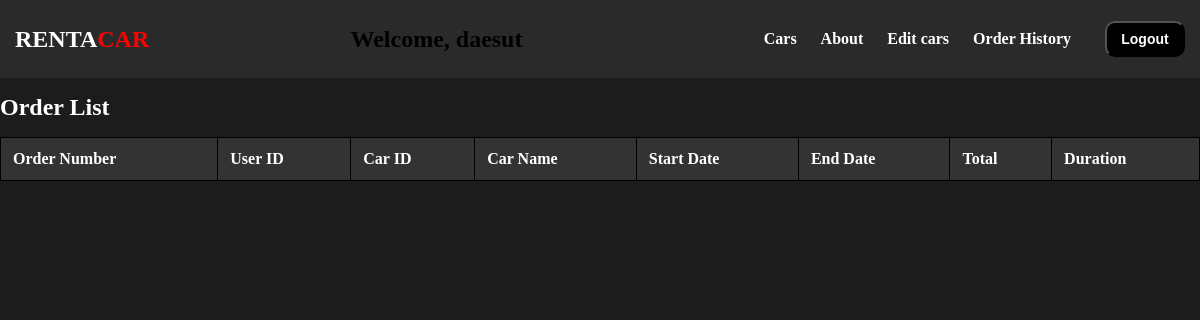
/order_list/ (signed in), run on an earlier commit of the app's database.
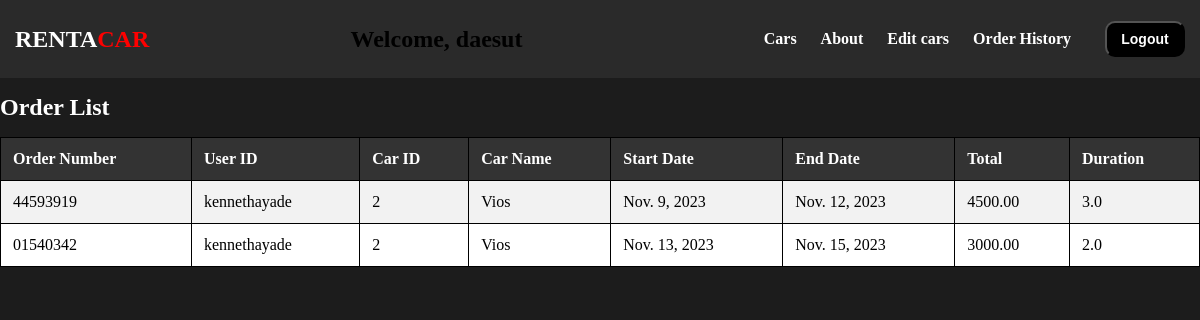
And on a later commit of the database.
### rentacar/models.py (models this page shows, shortened)
class Order(models.Model):
    PENDING = 0
    CONFIRMED = 1
    CANCELED = 2
    RESERVED = 3
    STATUS_CHOICES = [
        (PENDING, 'Pending'),
        (CONFIRMED, 'Confirmed'),
        (CANCELED, 'Canceled'),
        (RESERVED, 'Reserved')
    ]
    orderNumber = models.CharField(max_length=8, primary_key=True, unique=True)
    userid = models.ForeignKey(User, on_delete=models.CASCADE)
    carid = models.ForeignKey(Car, on_delete=models.CASCADE)
    carName = models.CharField(max_length=255)
    startDate = models.DateField(default=None)
    endDate = models.DateField(default=None)
    total = models.DecimalField(max_digits=10, decimal_places=2)
    duration = models.FloatField()
    status = models.IntegerField(choices=STATUS_CHOICES, default=PENDING)  # New status field

class Car(models.Model):
    CarID = models.AutoField(primary_key=True)
    carName = models.CharField(max_length=255)
    carType = models.CharField(max_length=100)
    carDescription = models.TextField()
    carRate = models.FloatField()
    carPic = models.ImageField(upload_to='car_pics/', blank=True, null=True)
    status = models.IntegerField(default=0)
    availability = models.IntegerField(default=0)

### rentacar/views.py (the view)
# urls.py: path('order_list/', views.order_list, name='order_list'),
def order_list(request):
    user = request.user
    if user.is_authenticated:
        if user.is_staff:
            orders = Order.objects.all()
        else:
            orders = Order.objects.filter(userid=user)
    else:
        orders = []
    context = {
        'user_is_admin': user.is_staff,
        'orders': orders,
    }
    return render(request, 'RentACar/order_list.html', context)

### rentacar/templates/RentACar/order_list.html (shortened to what this page needs)
{% load static %}
<!DOCTYPE html>
<html>
<head>
    <link rel="stylesheet" type="text/css" href="{% static 'RentACar/css/car_list.css' %}">
</head>
<body>
    <header>
        <nav class="navbar">
            <div class="navdiv">
                <div class="brand"><a href="{% url 'home' %}"><h1><span class="white-text">RENTA</span><span class="red-text">CAR</span></h1></a></div>
                <div class="centered-text" style="text-align: left;">
                    {% if user.is_authenticated %}
                    <h2>Welcome, {{ user.username }}</h2>
                    {% endif %}
                </div>
                <ul>
                    <li><a href="{% url 'cars' %}">Cars</a></li>
                    <li><a href="{% url 'about' %}">About</a></li>
                    {% if user_is_admin %}
                    <li><a href="{% url 'car_management' %}">Edit cars</a></li>
                    {% endif %}
                    {% if user.is_authenticated %}
                    <li><a href="{% url 'order_list' %}">Order History</a></li>
                    <button><a href="{% url 'logout' %}">Logout</a></button>
                    {% else %}
                    <button><a href="{% url 'login' %}">Login</a></button>
                    {% endif %}
                </ul>
            </div>
        </nav>
    </header>
    <div class="content">
        <div class="container">
            <h1>Order List</h1>
            <table>
                <tr>
                    <th>Order Number</th>
                    <th>User ID</th>
                    <th>Car ID</th>
                    <th>Car Name</th>
                    <th>Start Date</th>
                    <th>End Date</th>
                    <th>Total</th>
                    <th>Duration</th>
                </tr>
                {% for order in orders %}
                    <tr>
                        <td>{{ order.orderNumber }}</td>
                        <td>{{ order.userid.username }}</td>
                        <td>{{ order.carid.CarID }}</td>
                        <td>{{ order.carName }}</td>
                        <td>{{ order.startDate }}</td>
                        <td>{{ order.endDate }}</td>
                        <td>{{ order.total }}</td>
                        <td>{{ order.duration }}</td>
                    </tr>
                {% endfor %}
            </table>
        </div>
    </div>
</body>
</html>

### rentacar/templates/RentACar/order_list.html (style rules this page uses)
* { text-decoration: none; }
body { margin: 0; padding: 0; background-repeat: no-repeat; background-size: cover; background-color: #1C1C1C; }
.navbar { background: rgb(42, 42, 42); font-family: calibri; padding: 0; margin: 0; }
.navdiv { display: flex; align-items: center; justify-content: space-between; padding: 5px 15px; }
.brand a { font-size: 15px; font-weight: 600; color: white; }
nav li { list-style: none; display: inline-block; }
nav li a { color: white; font-size: 16px; font-weight: bold; margin-right: 20px; }
nav button { background-color: black; margin-left: 10px; border-radius: 10px; padding: 8px; width: 80px; }
nav button a { color: white; font-weight: bold; font-size: 14px; }
.red-text { color: red; font-weight: bold; }
table { width: 100%; border-collapse: collapse; }
table, th, td { border: 1px solid black; }
th, td { padding: 10px; text-align: left; }
h1 { font-size: 24px; color: #ffffff; }
table { width: 100%; border-collapse: collapse; background-color: #fff; }
th, td { padding: 12px; text-align: left; }
th { background-color: #333; color: #fff; }
tr:nth-child(even) { background-color: #f2f2f2; }

What changed in the data, as far as the page shows it:
added Order: orderNumber "44593919", userid.username "kennethayade", carid.CarID "2", carName "Vios", startDate "Nov. 9, 2023", endDate "Nov. 12, 2023", total "4500.00", duration "3.0"
added Order: orderNumber "01540342", userid.username "kennethayade", carid.CarID "2", carName "Vios", startDate "Nov. 13, 2023", endDate "Nov. 15, 2023", total "3000.00", duration "2.0"
